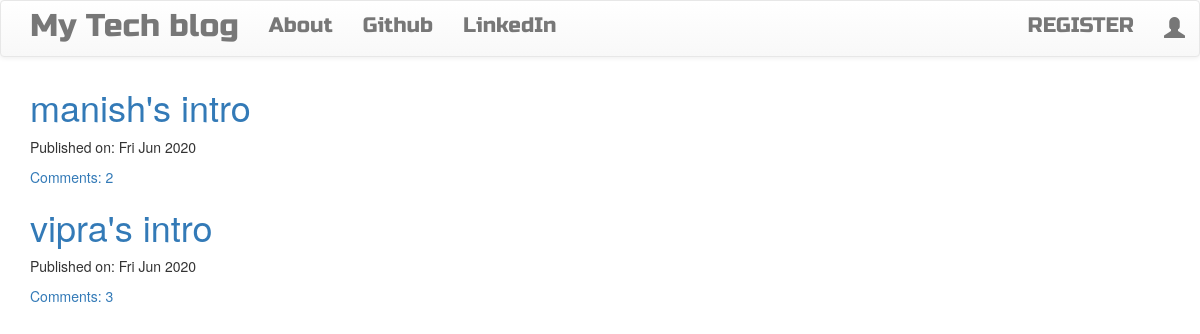
The page / on the database its author committed.
### blog/models.py (models this page shows, shortened)
class Post(models.Model):
    author = models.ForeignKey('auth.User', on_delete=models.CASCADE)
    title = models.CharField(max_length=200)
    text = models.TextField()
    created_date = models.DateTimeField(default=timezone.now)
    published_date = models.DateTimeField(blank=True, null=True)
    def approve_comments(self):
        return self.comments.filter(approved_comment=True)

### blog/views.py (the view)
# urls.py: url(r'^$',views.PostListView.as_view(),name='post_list'),
class PostListView(ListView):
    model = Post
    def get_queryset(self):
        return Post.objects.filter(published_date__lte=timezone.now()).order_by('-published_date')

### blog/templates/blog/post_list.html
{% extends 'blog/base.html' %}
{% block content %}
<div class="centerstage">
    {% for post in post_list %}
        <div class="post">
            <h1><a href="{% url 'post_detail' pk=post.pk %}">{{ post.title }}</a></h1>
            <div class="date">
                <p>Published on: {{ post.published_date|date:"D M Y"}}</p>
            </div>
            <a href="{% url 'post_detail' pk=post.pk %}">Comments: {{ post.approve_comments.count }}</a>
        </div>
    {% endfor %}
</div>
{% endblock %}

### blog/static/css/blog.css (style rules this page uses)
.centerstage { margin-left: auto; margin-right: auto; }
.loader { filter:hue-rotate(0deg); color: linear-gradient(45deg,#0f8,#08f); animation:hue 5000ms infinite linear; }

### rows shown on the page
Post: title "manish's intro", published_date "Fri Jun 2020", approve_comments.count "2"
Post: title "vipra's intro", published_date "Fri Jun 2020", approve_comments.count "3"
